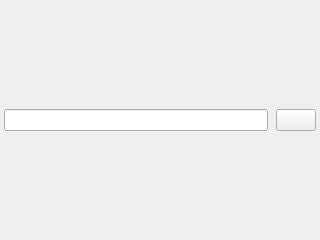
<?xml version="1.0" encoding="UTF-8"?>
<ui version="4.0">
 <class>WebBrowserWindowWindow</class>
 <widget class="QDockWidget" name="WebBrowserWindowWindow">
  <property name="geometry">
   <rect>
    <x>0</x>
    <y>0</y>
    <width>320</width>
    <height>240</height>
   </rect>
  </property>
  <property name="windowTitle">
   <string>Web Browser</string>
  </property>
  <widget class="QWidget" name="dockWidgetContents">
   <layout class="QVBoxLayout" name="layout">
    <property name="spacing">
     <number>0</number>
    </property>
    <property name="leftMargin">
     <number>0</number>
    </property>
    <property name="topMargin">
     <number>0</number>
    </property>
    <property name="rightMargin">
     <number>0</number>
    </property>
    <property name="bottomMargin">
     <number>0</number>
    </property>
    <item>
     <layout class="QHBoxLayout" name="subLayout">
      <property name="spacing">
       <number>8</number>
      </property>
      <property name="leftMargin">
       <number>4</number>
      </property>
      <property name="topMargin">
       <number>4</number>
      </property>
      <property name="rightMargin">
       <number>4</number>
      </property>
      <property name="bottomMargin">
       <number>4</number>
      </property>
      <item>
       <widget class="QLineEdit" name="urlValue"/>
      </item>
      <item>
       <widget class="QPushButton" name="refreshButton">
        <property name="toolTip">
         <string>Reload</string>
        </property>
        <property name="statusTip">
         <string>Reload this Web page</string>
        </property>
        <property name="text">
         <string/>
        </property>
        <property name="icon">
         <iconset resource="../../../../../res/ui.qrc">
          <normaloff>:/oxygen/actions/view-refresh.png</normaloff>:/oxygen/actions/view-refresh.png</iconset>
        </property>
        <property name="iconSize">
         <size>
          <width>16</width>
          <height>16</height>
         </size>
        </property>
       </widget>
      </item>
     </layout>
    </item>
   </layout>
  </widget>
 </widget>
 <resources>
  <include location="../../../../../res/ui.qrc"/>
 </resources>
 <connections/>
</ui>
